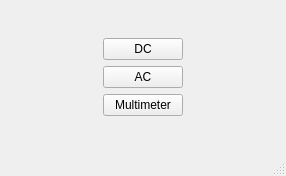
<?xml version="1.0" encoding="UTF-8"?>
<ui version="4.0">
 <class>MainWindow</class>
 <widget class="QMainWindow" name="MainWindow">
  <property name="geometry">
   <rect>
    <x>0</x>
    <y>0</y>
    <width>286</width>
    <height>176</height>
   </rect>
  </property>
  <property name="windowTitle">
   <string>MainWindow</string>
  </property>
  <widget class="QWidget" name="centralwidget">
   <property name="sizePolicy">
    <sizepolicy hsizetype="Minimum" vsizetype="Minimum">
     <horstretch>0</horstretch>
     <verstretch>0</verstretch>
    </sizepolicy>
   </property>
   <layout class="QHBoxLayout" name="horizontalLayout">
    <item>
     <spacer name="horizontalSpacer">
      <property name="orientation">
       <enum>Qt::Orientation::Horizontal</enum>
      </property>
      <property name="sizeHint" stdset="0">
       <size>
        <width>0</width>
        <height>20</height>
       </size>
      </property>
     </spacer>
    </item>
    <item>
     <layout class="QVBoxLayout" name="verticalLayout">
      <item>
       <spacer name="verticalSpacer">
        <property name="orientation">
         <enum>Qt::Orientation::Vertical</enum>
        </property>
        <property name="sizeHint" stdset="0">
         <size>
          <width>20</width>
          <height>0</height>
         </size>
        </property>
       </spacer>
      </item>
      <item>
       <widget class="QPushButton" name="DCpushButton">
        <property name="sizePolicy">
         <sizepolicy hsizetype="Preferred" vsizetype="Fixed">
          <horstretch>0</horstretch>
          <verstretch>0</verstretch>
         </sizepolicy>
        </property>
        <property name="text">
         <string>DC</string>
        </property>
       </widget>
      </item>
      <item>
       <widget class="QPushButton" name="ACpushButton">
        <property name="sizePolicy">
         <sizepolicy hsizetype="Preferred" vsizetype="Fixed">
          <horstretch>0</horstretch>
          <verstretch>0</verstretch>
         </sizepolicy>
        </property>
        <property name="text">
         <string>AC</string>
        </property>
       </widget>
      </item>
      <item>
       <widget class="QPushButton" name="MultimeterPushButton">
        <property name="text">
         <string>Multimeter</string>
        </property>
       </widget>
      </item>
      <item>
       <spacer name="verticalSpacer_2">
        <property name="orientation">
         <enum>Qt::Orientation::Vertical</enum>
        </property>
        <property name="sizeHint" stdset="0">
         <size>
          <width>20</width>
          <height>0</height>
         </size>
        </property>
       </spacer>
      </item>
     </layout>
    </item>
    <item>
     <spacer name="horizontalSpacer_2">
      <property name="orientation">
       <enum>Qt::Orientation::Horizontal</enum>
      </property>
      <property name="sizeHint" stdset="0">
       <size>
        <width>0</width>
        <height>20</height>
       </size>
      </property>
     </spacer>
    </item>
   </layout>
  </widget>
  <widget class="QMenuBar" name="menubar">
   <property name="geometry">
    <rect>
     <x>0</x>
     <y>0</y>
     <width>286</width>
     <height>33</height>
    </rect>
   </property>
  </widget>
  <widget class="QStatusBar" name="statusbar"/>
 </widget>
 <resources/>
 <connections/>
</ui>
